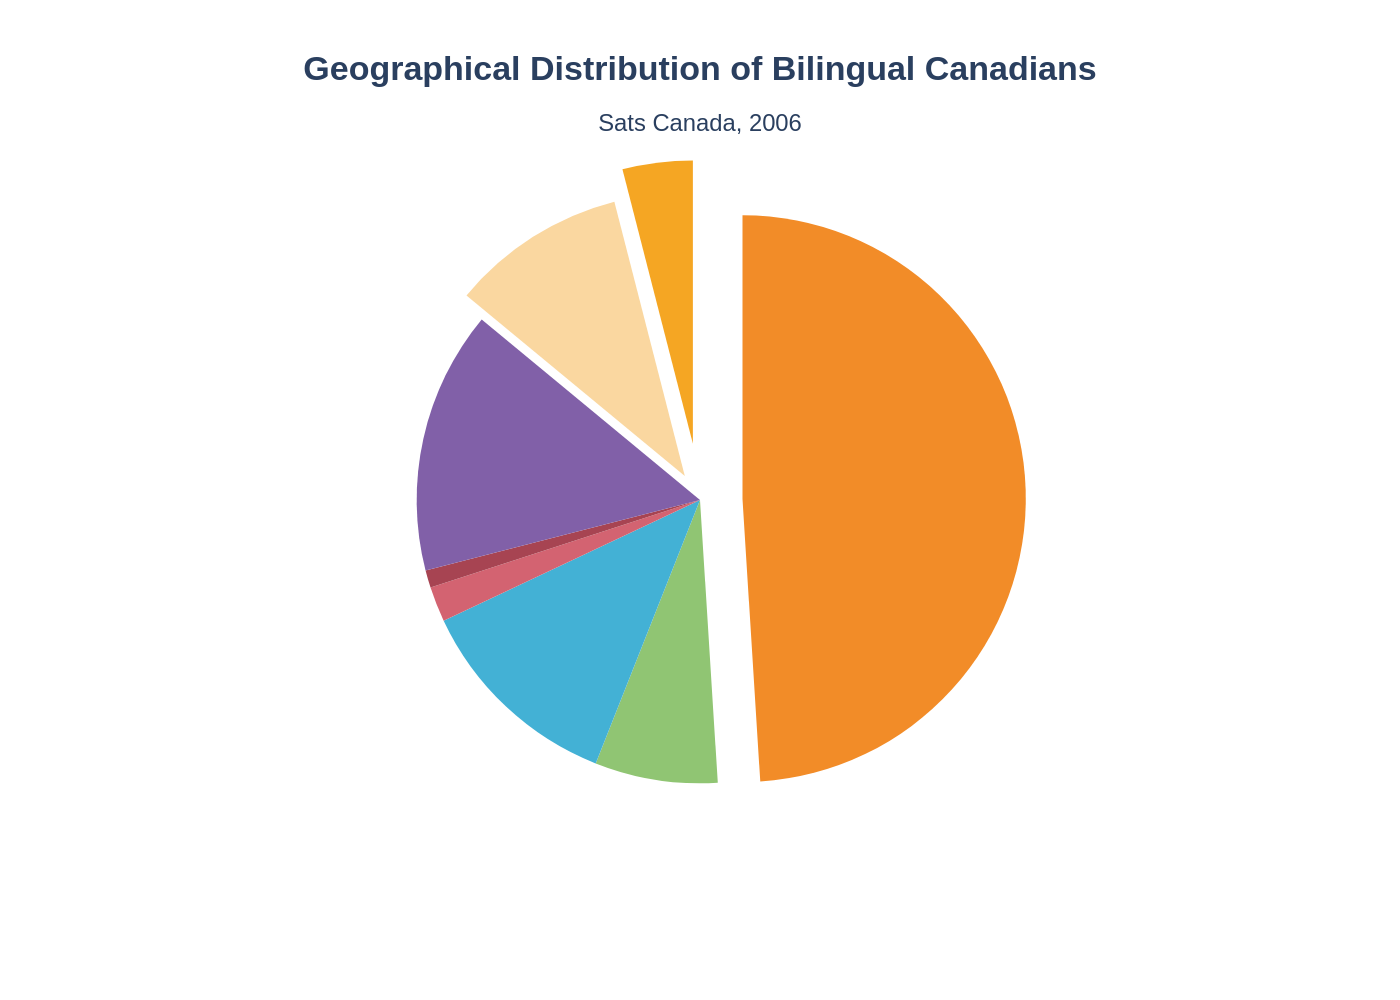

This chart was generated by the following Python code:
import sys
import json
import os
import plotly.graph_objects as go

if len(sys.argv) != 2:
    print("Usage: python script.py <path_to_json_file>")
    sys.exit(1)

json_path = sys.argv[1]

try:
    with open(json_path, 'r', encoding='utf-8') as f:
        data = json.load(f)
except FileNotFoundError:
    print(f"Error: JSON file not found at {json_path}")
    sys.exit(1)
except json.JSONDecodeError:
    print(f"Error: Could not decode JSON from {json_path}")
    sys.exit(1)

chart_data = data.get('chart_data', [])
texts = data.get('texts', {})
colors = data.get('colors', [])

labels = [item['label'] for item in chart_data]
values = [item['value'] for item in chart_data]
pulls = [item.get('pull', 0) for item in chart_data]

fig = go.Figure()

fig.add_trace(go.Pie(
    labels=labels,
    values=values,
    pull=pulls,
    marker_colors=colors,
    textinfo='none',
    textposition='auto',
    hoverinfo='label+percent',
    sort=False,
    direction='clockwise'
))

title_parts = []
if texts.get('title'):
    title_parts.append(f"<b>{texts['title']}</b>")
if texts.get('subtitle'):
    title_parts.append(f"<br>{texts['subtitle']}")

source_parts = []
if texts.get('source'):
    source_parts.append(texts['source'])
if texts.get('note'):
    source_parts.append(texts['note'])

if source_parts:
    source_text = "<br>".join(source_parts)
    title_parts.append(f"<br><sub>{source_text}</sub>")

full_title = "".join(title_parts)

fig.update_layout(
    title_text=full_title,
    title_x=0.5,
    title_xanchor='center',
    showlegend=False,
    font=dict(
        family="Arial",
        size=12
    ),
    margin=dict(l=80, r=80, t=80, b=80),
    plot_bgcolor='white',
    paper_bgcolor='white'
)

base_filename = os.path.splitext(os.path.basename(json_path))[0]
output_filename = f"{base_filename}.png"

fig.write_image(output_filename, scale=2)

print(f"Chart saved as {output_filename}")
